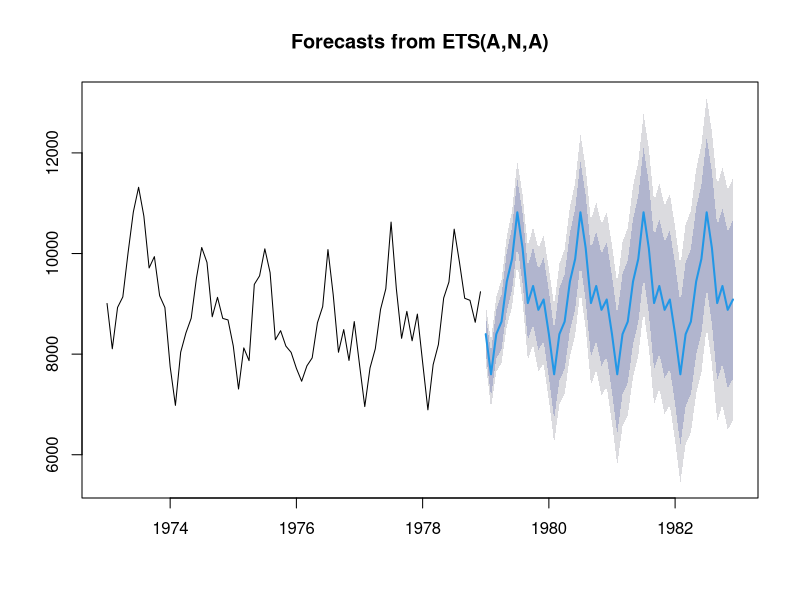

Write the R code that produced this figure.
library(forecast)


### Name: forecast.ets
### Title: Forecasting using ETS models
### Aliases: forecast.ets
### Keywords: ts

### ** Examples

fit <- ets(USAccDeaths)
plot(forecast(fit,h=48))
